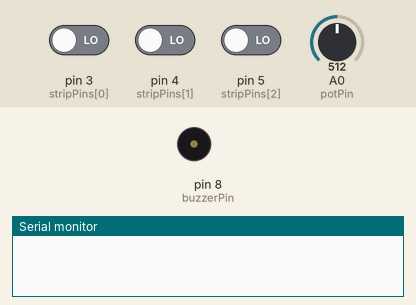
Recording of a sketch running on a simulated Arduino Uno, built with avr-gcc and run on an emulated ATmega328P. On the bench: buzzer (waves = sounding), the last lines printed to the serial monitor. The inputs (shaded band) are chosen by the test bench; at power-on: pin 3 (stripPins[0]) LOW, A0 (potPin) = 512, pin 4 (stripPins[1]) LOW, pin 5 (stripPins[2]) LOW.

Above: at 1.2 s.
1.3 s: pin 3 (stripPins[0]) driven HIGH
At 2.5 s:
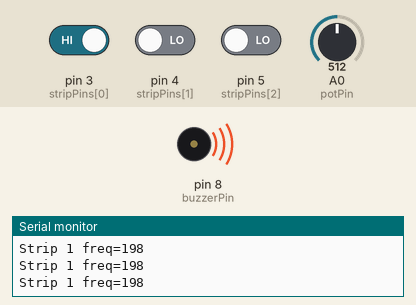
2.8 s: A0 (potPin) set to 716
At 3.9 s:
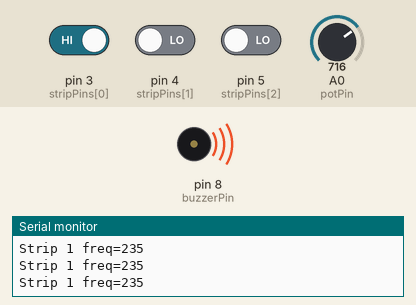
5.8 s: pin 4 (stripPins[1]) driven HIGH
At 6.9 s:
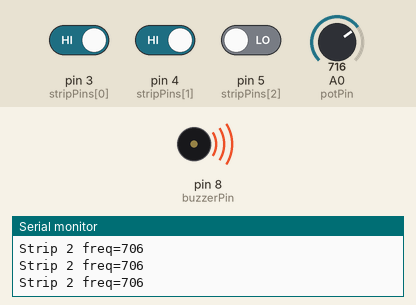
7.3 s: pin 5 (stripPins[2]) driven HIGH
At 8.0 s:
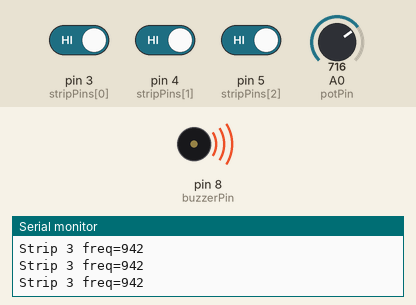
8.8 s: A0 (potPin) set to 776
At 9.6 s:
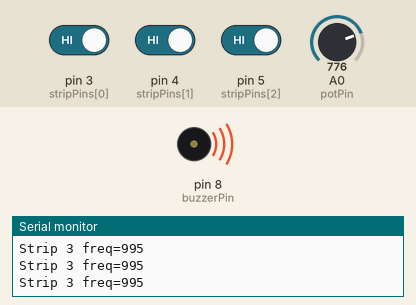
11.8 s: A0 (potPin) set to 801
At 12.6 s:
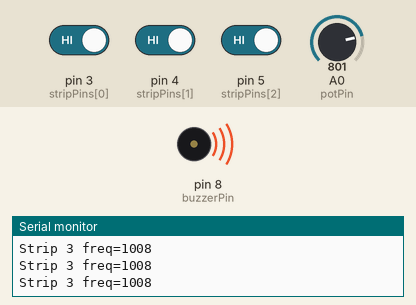
Timing chart, 0 to 14.3 s (numbered marks = the images above; inputs shaded):
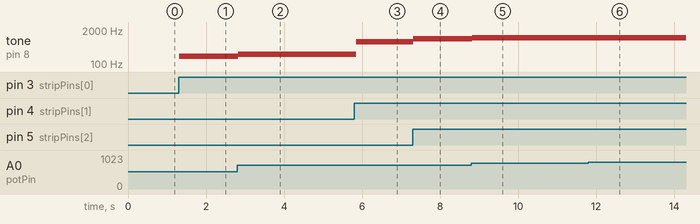

Measured:
- after the input at 1.3 s, tone on pin 8 (buzzerPin): silent → 198 Hz at once
- after the input at 2.8 s, tone on pin 8 (buzzerPin): 198 Hz → 235 Hz at once
- after the input at 5.8 s, tone on pin 8 (buzzerPin): 235 Hz → 706 Hz after 0.05 s
- after the input at 7.3 s, tone on pin 8 (buzzerPin): 706 Hz → 942 Hz at once
- after the input at 8.8 s, tone on pin 8 (buzzerPin): 942 Hz → 995 Hz at once
- after the input at 11.8 s, tone on pin 8 (buzzerPin): 995 Hz → 1008 Hz after 0.05 s

The sketch:

week10_musicalinstrument.ino
```cpp
// Musical foil instrument

const int stripPins[3] = {3, 4, 5}; // four foil strips
const int buzzerPin = 8;               // buzzer (passive piezo)
const int potPin = A0;                 // potentiometer for pitch control

// Base frequencies for the 4 strips (Hz) - change to taste
int baseFreqs[3] = {165, 494, 659};

// debounce
unsigned long lastDebounceTime = 0;
const unsigned long debounceDelay = 30; // ms

void setup() {
  for (int i = 0; i < 3; i++) {
    pinMode(stripPins[i], INPUT);
    // pins have external pull-down resistors in hardware wiring
  }
  pinMode(buzzerPin, OUTPUT);
  pinMode(potPin, INPUT);
  Serial.begin(9600);
}

void loop() {
  int activeIndex = -1;
  // check strips
  for (int i = 0; i < 3; i++) {
    int val = digitalRead(stripPins[i]);
    if (val == HIGH) {
      activeIndex = i;
    }
  }

  // read potentiometer (0..1023) and map to multiplier (0.6 .. 1.8)
  int potVal = analogRead(potPin);
  float multiplier = map(potVal, 0, 1023, 60, 180) / 100.0;

  if (activeIndex >= 0) {
    int freq = int(baseFreqs[activeIndex] * multiplier);
    freq = constrain(freq, 100, 5000);

    tone(buzzerPin, freq);
    Serial.print("Strip "); Serial.print(activeIndex+1);
    Serial.print(" freq=");
    Serial.println(freq);

    delay(50);
  } else {
    noTone(buzzerPin);
  }

  delay(10); // small loop delay
}
```
